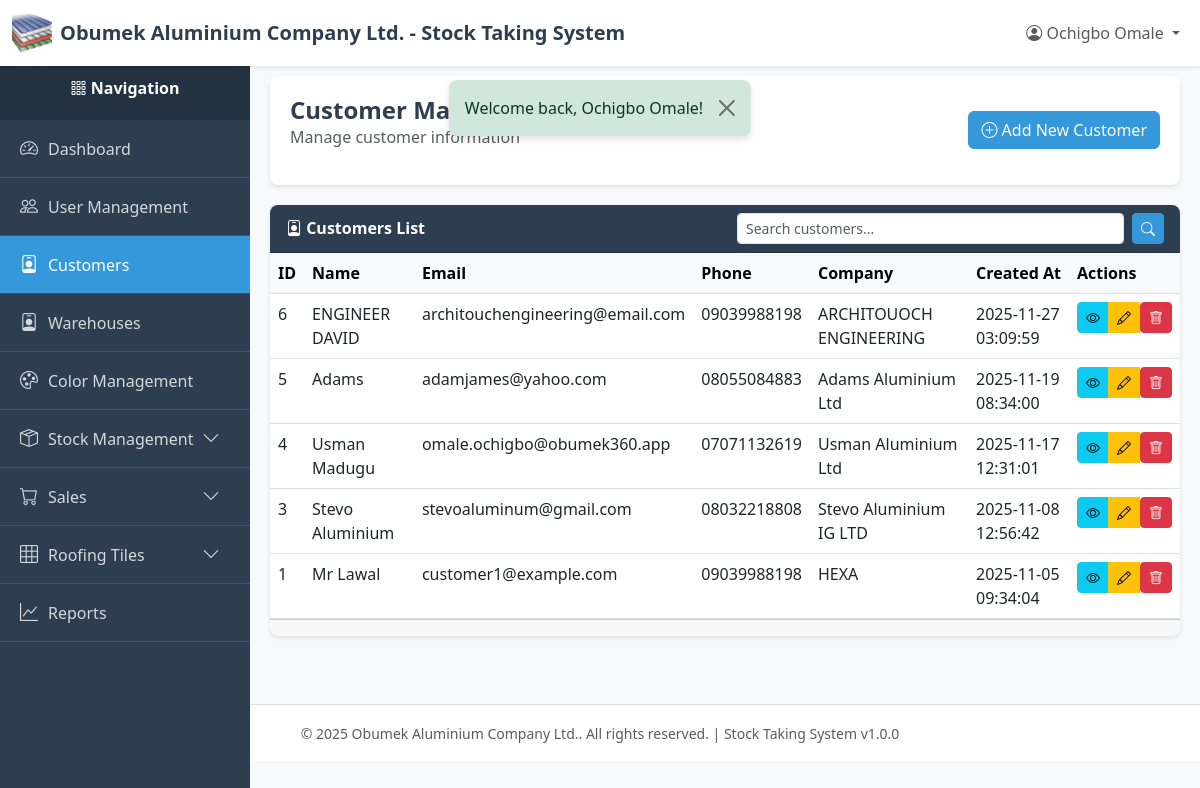
Page /index.php?page=customers (signed in) on the earlier database version.
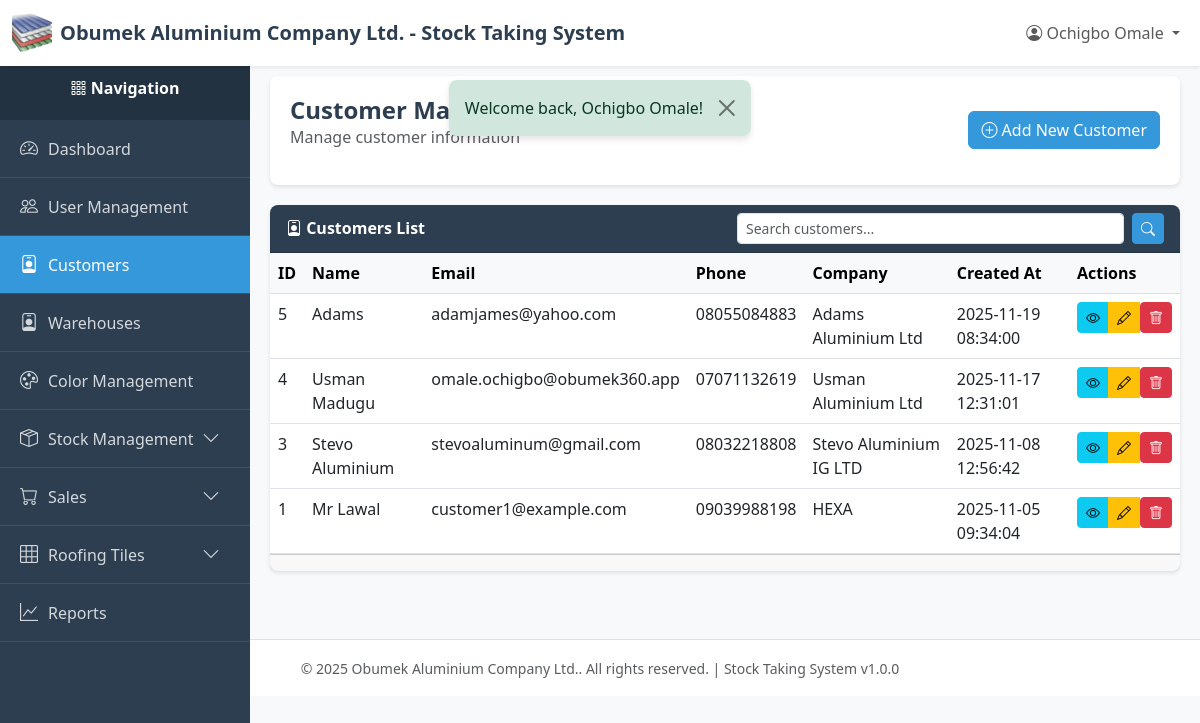
Same page on the later database version.
### tables this page shows
CREATE TABLE `customers` (
  `id` int(11) NOT NULL,
  `name` varchar(255) NOT NULL,
  `email` varchar(255) DEFAULT NULL,
  `phone` varchar(50) NOT NULL,
  `address` text DEFAULT NULL,
  `company` varchar(255) DEFAULT NULL,
  `created_by` int(11) NOT NULL,
  `created_at` timestamp NOT NULL DEFAULT current_timestamp(),
  `updated_at` timestamp NULL DEFAULT NULL ON UPDATE current_timestamp(),
  `deleted_at` timestamp NULL DEFAULT NULL
);

### index.php (called while the page is built, shortened)
<?php
require_once __DIR__ . '/utils/auth_middleware.php';
require_once __DIR__ . '/controllers/routes.php';

### config/db.php (called while the page is built, shortened)
<?php
class Database {
    private static $instance = null;
    private $connection;
    private $host = 'localhost';
    private $db_name = 'obumuvcg_stockdb';
    private $username = 'root';
    private $password = '';
    private $charset = 'utf8mb4';
    private function __construct() {
        try {
            $dsn = "mysql:host={$this->host};dbname={$this->db_name};charset={$this->charset}";
            $options = [
                PDO::ATTR_ERRMODE            => PDO::ERRMODE_EXCEPTION,
                PDO::ATTR_DEFAULT_FETCH_MODE => PDO::FETCH_ASSOC,
                PDO::ATTR_EMULATE_PREPARES   => false,
            ];
            $this->connection = new PDO($dsn, $this->username, $this->password, $options);
        } catch (PDOException $e) {
            error_log("Database Connection Error: " . $e->getMessage());
            die("Database connection failed. Please contact the administrator.");
        }
    }
    public static function getInstance() {
        if (self::$instance === null) {
            self::$instance = new self();
        }
        return self::$instance;
    }
    public function getConnection() {
        return $this->connection;
    }
}

### models/customer.php (called while the page is built, shortened)
<?php
require_once __DIR__ . '/../config/db.php';
class Customer {
    private $db;
    private $table = 'customers';
    public function __construct() {
        $this->db = Database::getInstance()->getConnection();
    }
    public function getAll($limit = RECORDS_PER_PAGE, $offset = 0) {
        try {
            $sql = "SELECT c.*, u.name as created_by_name
                    FROM {$this->table} c
                    LEFT JOIN users u ON c.created_by = u.id
                    WHERE c.deleted_at IS NULL
                    ORDER BY c.created_at DESC
                    LIMIT :limit OFFSET :offset";
            $stmt = $this->db->prepare($sql);
            $stmt->bindValue(':limit', $limit, PDO::PARAM_INT);
            $stmt->bindValue(':offset', $offset, PDO::PARAM_INT);
            $stmt->execute();
            return $stmt->fetchAll();
        } catch (PDOException $e) {
            error_log("Customer fetch error: " . $e->getMessage());
            return [];
        }
    }
}

### utils/helpers.php (called while the page is built, shortened)
<?php
function formatDate($date, $format = 'Y-m-d H:i:s')
{
    $timestamp = strtotime($date);
    return $timestamp ? date($format, $timestamp) : $date;
}

### utils/auth_middleware.php (called while the page is built, shortened)
<?php
function hasPermission($module, $action = ACTION_VIEW) {
    if (isset($_SESSION['user_role']) && $_SESSION['user_role'] === ROLE_SUPER_ADMIN) {
        return true;
    }
    $permissions = $_SESSION['permissions'];
    return in_array($action, $permissions[$module]);
}

### views/customers/index.php (the view, shortened to what the changed rows need)
<?php
require_once __DIR__ . '/../../config/db.php';
require_once __DIR__ . '/../../models/customer.php';
require_once __DIR__ . '/../../utils/helpers.php';
$currentPage = isset($_GET['page_num']) ? (int)$_GET['page_num'] : 1;
$searchQuery = $_GET['search'] ?? '';
$customerModel = new Customer();
if (!empty($searchQuery)) {
    $customers = $customerModel->search($searchQuery, RECORDS_PER_PAGE, ($currentPage - 1) * RECORDS_PER_PAGE);
    $totalCustomers = count($customers);
} else {
    $customers = $customerModel->getAll(RECORDS_PER_PAGE, ($currentPage - 1) * RECORDS_PER_PAGE);
}
require_once __DIR__ . '/../../layout/header.php';
?>
<div class="content-wrapper">
    <div class="page-header">
        <div class="d-flex justify-content-between align-items-center">
            <div>
                <h1 class="page-title">Customer Management</h1>
            </div>
        </div>
    </div>
    <div class="card">
        <div class="card-body p-0">
            <?php if (empty($customers)): ?>
            <div class="alert alert-info m-3">
                <i class="bi bi-info-circle"></i> No customers found.
            </div>
            <?php else: ?>
            <div class="table-responsive">
                <table class="table table-hover mb-0">
                    <thead class="table-light">
                        <tr>
                            <th>ID</th>
                            <th>Name</th>
                            <th>Email</th>
                            <th>Phone</th>
                            <th>Company</th>
                            <th>Created At</th>
                            <th>Actions</th>
                        </tr>
                    </thead>
                    <tbody>
                        <?php foreach ($customers as $customer): ?>
                        <tr>
                            <td><?php echo $customer['id']; ?></td>
                            <td><?php echo htmlspecialchars($customer['name']); ?></td>
                            <td><?php echo htmlspecialchars($customer['email'] ?? '-'); ?></td>
                            <td><?php echo htmlspecialchars($customer['phone']); ?></td>
                            <td><?php echo htmlspecialchars($customer['company'] ?? '-'); ?></td>
                            <td><?php echo formatDate($customer['created_at']); ?></td>
                            <td>
                                <?php
                                $id = $customer['id'];
                                $canView = hasPermission(MODULE_CUSTOMER_MANAGEMENT, ACTION_VIEW);
                                $canEdit = hasPermission(MODULE_CUSTOMER_MANAGEMENT, ACTION_EDIT);
                                $canDelete = hasPermission(MODULE_CUSTOMER_MANAGEMENT, ACTION_DELETE);
                                include __DIR__ . '/../../layout/quick_action_buttons.php';
                                ?>
                            </td>
                        </tr>
                        <?php endforeach; ?>
                    </tbody>
                </table>
            </div>
            <?php endif; ?>
        </div>
    </div>
</div>
<?php require_once __DIR__ . '/../../layout/footer.php'; ?>

### layout/quick_action_buttons.php (shortened to what the changed rows need)
<?php
$id = $id ?? 0;
$module = $module ?? '';
$canView = $canView ?? true;
$canEdit = $canEdit ?? true;
$canDelete = $canDelete ?? true;
?>
<div class="btn-group btn-group-sm" role="group">
    <?php if ($canView): ?>
    <a href="/new-stock-system/index.php?page=<?php echo $module; ?>_view&id=<?php echo $id; ?>"
       class="btn btn-info btn-sm"
       title="View Details">
        <i class="bi bi-eye"></i>
    </a>
    <?php endif; ?>
    <?php if ($canEdit): ?>
    <a href="/new-stock-system/index.php?page=<?php echo $module; ?>_edit&id=<?php echo $id; ?>"
       class="btn btn-warning btn-sm"
       title="Edit">
        <i class="bi bi-pencil"></i>
    </a>
    <?php endif; ?>
    <?php if ($canDelete): ?>
    <form method="POST"
          action="/new-stock-system/controllers/<?php echo $module; ?>/delete/index.php"
          style="display: inline;"
          onsubmit="return confirmDelete();">
        <button type="submit" class="btn btn-danger btn-sm" title="Delete">
            <i class="bi bi-trash"></i>
        </button>
    </form>
    <?php endif; ?>
</div>

Differences in the rows shown:
removed customers: id "6", name "ENGINEER DAVID", email "architouchengineering@email.com", phone "09039988198", company "ARCHITOUOCH ENGINEERING", created_at "2025-11-27 03:09:59"
